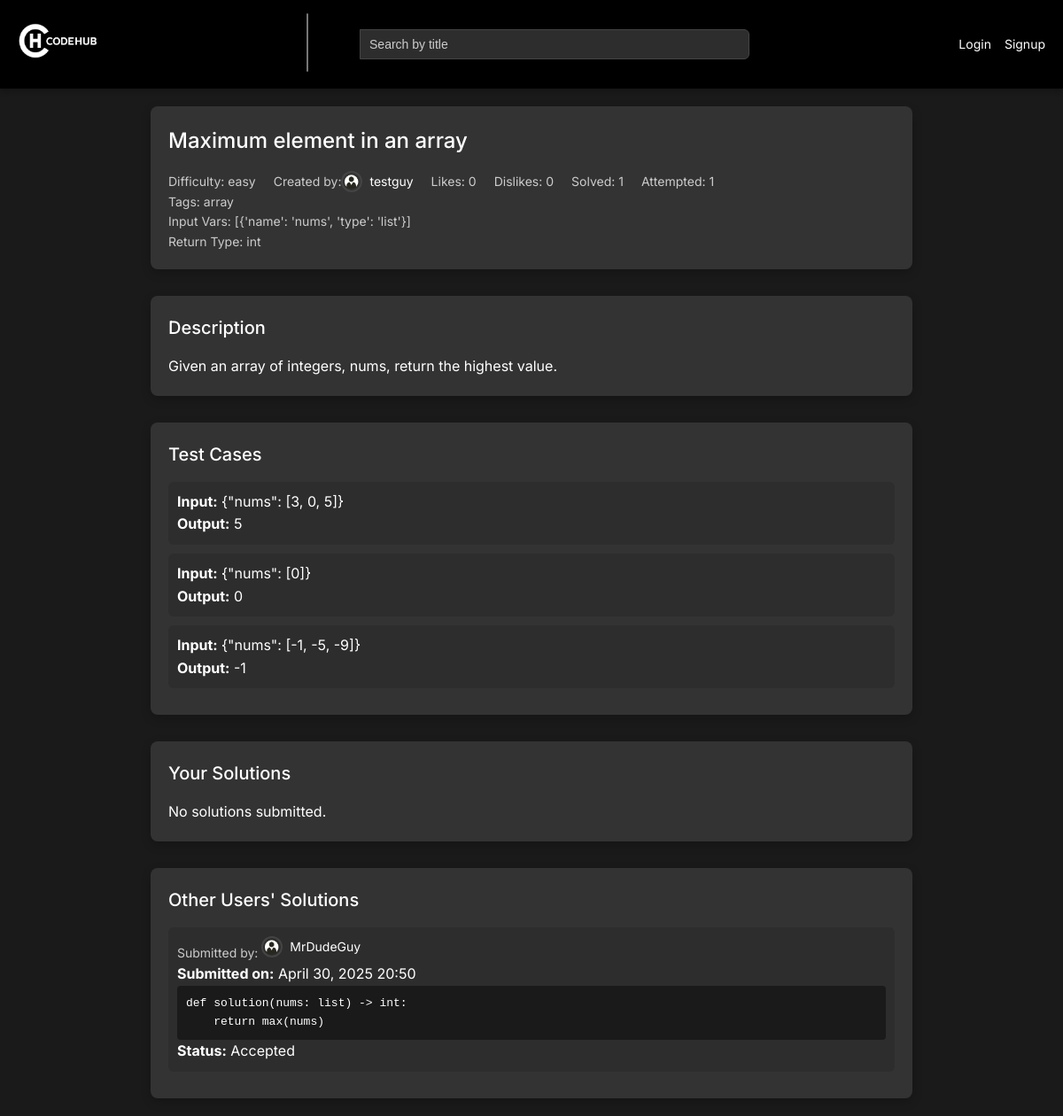
Page /problem/14/ on the committed database.
### problems/models.py (models this page shows, shortened)
class Problem(models.Model):
    DIFFICULTY_CHOICES = (
        ('easy', 'Easy'),
        ('medium', 'Medium'),
        ('hard', 'Hard'),
    )
    title = models.CharField(max_length=200)
    description = models.TextField()
    difficulty = models.CharField(max_length=6, choices=DIFFICULTY_CHOICES, default='easy')
    created_by = models.ForeignKey(User, on_delete=models.CASCADE, related_name='problems')
    tags = models.ManyToManyField(Tag, blank=True)
    created_at = models.DateTimeField(auto_now_add=True)
    solution_code = models.TextField()
    function_header = models.TextField(blank=True, null=True)
    input_vars = models.JSONField(default=list, blank=True)
    return_type = models.CharField(max_length=50, default='None')
    attempted_by = models.ManyToManyField(User, related_name='attempted_problems', blank=True)
    solved_by = models.ManyToManyField(User, related_name='solved_problems', blank=True)

class Tag(models.Model):
    name = models.CharField(max_length=50, unique=True)

class TestCase(models.Model):
    problem = models.ForeignKey(Problem, on_delete=models.CASCADE, related_name='test_cases')
    input_value = models.JSONField()
    expected_output = models.JSONField()

class Solution(models.Model):
    problem = models.ForeignKey(Problem, on_delete=models.CASCADE, related_name='solutions')
    code = models.TextField()
    created_by = models.ForeignKey(User, on_delete=models.CASCADE, related_name='solutions')
    created_at = models.DateTimeField(auto_now_add=True)

### problems/views.py (the view, shortened to what this page needs)
# urls.py: path('problem/<int:problem_id>/', views.problem_detail, name='problem_detail'),
def problem_detail(request, problem_id):
    problem = get_object_or_404(Problem, id=problem_id)
    user_rating = {'vote': 0}  # Default value
    user_solution = None
    solutions = []
    is_favorited = False
    if request.user.is_authenticated:
        other_solutions = Solution.objects.filter(problem=problem).exclude(created_by=request.user).order_by('-created_at')
    else:
        other_solutions = Solution.objects.filter(problem=problem).order_by('-created_at')
    likes = problem.ratings.filter(vote=1).count()
    dislikes = problem.ratings.filter(vote=-1).count()
    context = {
        'problem': problem,
        'likes': likes,
        'dislikes': dislikes,
        'user_rating': user_rating,
        'solutions': solutions,
        'other_solutions': other_solutions,
        'is_favorited': is_favorited,
        'user_solution': user_solution,
        'function_header': problem.function_header,
        'code': user_solution.code if user_solution else None,
        'input_vars': problem.input_vars,
        'return_type': problem.return_type,
        'results': None,
        'all_tests_passed': False,
    }
    return render(request, 'problem_detail.html', context)

### problems/templates/problem_detail.html (shortened to what this page needs)
{% extends 'base.html' %}
{% load static %}
{% block content %}
    <div class="problem-detail">
        <div class="problem-card">
            <h1>{{ problem.title }}</h1>
            <div class="meta-row">
                <span class="meta">Difficulty: {{ problem.difficulty }}</span>
                <span class="meta created">Created by:
                    <a href="{% url 'profile' %}?user={{ problem.created_by.username }}" class="user-link">
                        <img src="{% if problem.created_by.profile and problem.created_by.profile_picture %}{{ problem.created_by.profile.profile_picture.url }}{% else %}{% static 'problems/default_profile.png' %}{% endif %}" alt="{{ problem.created_by.username }}'s Profile Picture" class="profile-pic">
                        {{ problem.created_by.username }}
                    </a>
                </span>
                <span class="meta">Likes: {{ likes }}</span>
                <span class="meta">Dislikes: {{ dislikes }}</span>
                <span class="meta">Solved: {{ problem.solved_by.count }}</span>
                <span class="meta">Attempted: {{ problem.attempted_by.count }}</span>
            </div>
            <p class="meta">Tags: {% for tag in problem.tags.all %}{{ tag.name }}{% if not forloop.last %}, {% endif %}{% empty %}None{% endfor %}</p>
            <p class="meta">Input Vars: {{ input_vars|default:"None" }}</p>
            <p class="meta">Return Type: {{ return_type|default:"None" }}</p>
        </div>
        <div class="problem-card">
            <h2>Description</h2>
            <p>{{ problem.description|linebreaks }}</p>
        </div>
        <div class="problem-card">
            <h2>Test Cases</h2>
            {% for test_case in problem.test_cases.all %}
                <div class="test-case">
                    <p><strong>Input:</strong> {{ test_case.input_value }}</p>
                    <p><strong>Output:</strong> {{ test_case.expected_output }}</p>
                </div>
            {% empty %}
                <p>No test cases available.</p>
            {% endfor %}
        </div>
        <div class="problem-card">
            <h2>Your Solutions</h2>
            {% for solution in solutions %}
                <div class="solution-item">
                    <p><strong>Submitted on:</strong> {{ solution.created_at|date:"F d, Y H:i" }}</p>
                    <pre>{{ solution.code }}</pre>
                    <p><strong>Status:</strong> {{ solution.status|default:"Accepted" }}</p>
                </div>
            {% empty %}
                <p>No solutions submitted.</p>
            {% endfor %}
        </div>
        <div class="problem-card">
            <h2>Other Users' Solutions</h2>
            {% for solution in other_solutions %}
                <div class="solution-item">
                    <p class="meta">Submitted by:
                        <a href="{% url 'profile' %}?user={{ solution.created_by.username }}" class="user-link">
                            <img src="{% if solution.created_by.profile and solution.created_by.profile_picture %}{{ solution.created_by.profile.profile_picture.url }}{% else %}{% static 'problems/default_profile.png' %}{% endif %}" alt="{{ solution.created_by.username }}'s Profile Picture" class="profile-pic">
                            {{ solution.created_by.username }}
                        </a>
                    </p>
                    <p><strong>Submitted on:</strong> {{ solution.created_at|date:"F d, Y H:i" }}</p>
                    <pre>{{ solution.code }}</pre>
                    <p><strong>Status:</strong> {{ solution.status|default:"Accepted" }}</p>
                </div>
            {% empty %}
                <p>No other solutions submitted.</p>
            {% endfor %}
        </div>
    </div>
{% endblock %}

### problems/templates/base.html (style rules this page uses)
* { margin: 0; padding: 0; box-sizing: border-box; }
body { font-family: 'Inter', sans-serif; background-color: #1a1a1a; color: #ffffff; line-height: 1.6; }
.profile-pic { width: 32px; height: 32px; border-radius: 50%; object-fit: cover; cursor: pointer; border: 2px solid #333333; transition: border-color 0.2s; }
h1, h2 { font-weight: 500; margin-bottom: 20px; }
a { color: #ffffff; text-decoration: none; }

### problems/templates/problem_detail.html (style rules this page uses)
.problem-detail { display: flex; flex-direction: column; gap: 30px; }
.problem-card { background-color: #333333; border-radius: 8px; padding: 20px; box-shadow: 0 4px 12px rgba(0, 0, 0, 0.2); }
.problem-card h1 { font-size: 24px; margin-bottom: 15px; }
.problem-card h2 { font-size: 20px; margin-bottom: 15px; }
.meta-row { display: flex; gap: 20px; flex-wrap: wrap; align-items: baseline; }
.meta { font-size: 14px; color: #cccccc; }
.user-link { display: inline-flex; align-items: center; gap: 8px; }
.profile-pic { width: 24px; height: 24px; border-radius: 50%; object-fit: cover; border: 2px solid #444444; }
.test-case { background-color: #2d2d2d; border-radius: 6px; padding: 10px; margin: 10px 0; }
.solution-item { background-color: #2d2d2d; border-radius: 6px; padding: 10px; margin: 10px 0; }
.solution-item pre { background-color: #1a1a1a; padding: 10px; border-radius: 4px; overflow-x: auto; font-size: 13px; }
.meta.created { display: inline-flex; align-items: center; }

### rows in the picture
Problem: title "Maximum element in an array", difficulty "easy", created_by.username "testguy", solved_by.count "1", attempted_by.count "1", input_vars "[{'name': 'nums', 'type': 'list'}]", return_type "int", description "Given an array of integers, nums, return the highest value."
Tag: name "array"
TestCase: input_value "{\"nums\": [3, 0, 5]}", expected_output "5"
TestCase: input_value "{\"nums\": [0]}", expected_output "0"
TestCase: input_value "{\"nums\": [-1, -5, -9]}", expected_output "-1"
Solution: created_by.username "MrDudeGuy", created_at "April 30, 2025 20:50", code "def solution(nums: list) -> int: return max(nums)", status "Accepted"

### other values in the picture
{{ likes }} "0"
{{ dislikes }} "0"
